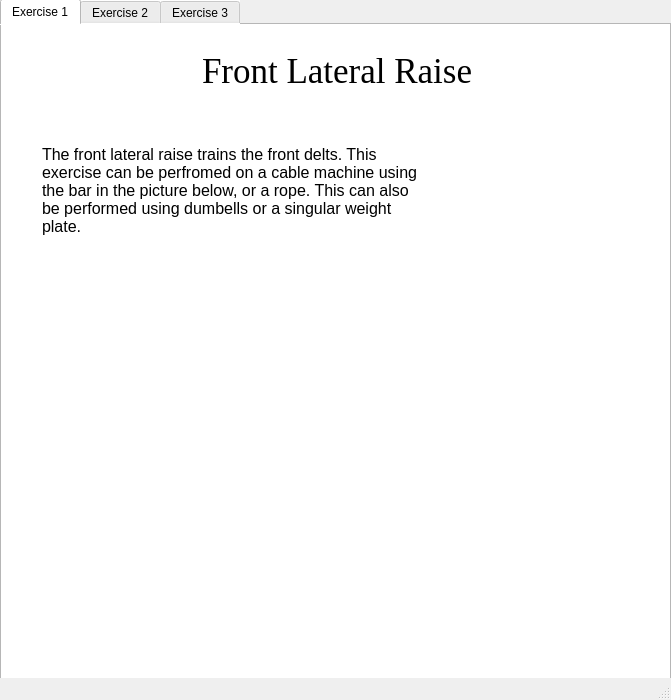
<?xml version="1.0" encoding="UTF-8"?>
<ui version="4.0">
 <class>MainWindow</class>
 <widget class="QMainWindow" name="MainWindow">
  <property name="geometry">
   <rect>
    <x>0</x>
    <y>0</y>
    <width>671</width>
    <height>700</height>
   </rect>
  </property>
  <property name="windowTitle">
   <string>MainWindow</string>
  </property>
  <widget class="QWidget" name="centralwidget">
   <widget class="QTabWidget" name="shoulders_tab_widget">
    <property name="geometry">
     <rect>
      <x>0</x>
      <y>-1</y>
      <width>671</width>
      <height>681</height>
     </rect>
    </property>
    <property name="styleSheet">
     <string notr="true">background-color: rgb(255, 255, 255);</string>
    </property>
    <property name="currentIndex">
     <number>0</number>
    </property>
    <widget class="QWidget" name="tab">
     <attribute name="title">
      <string>Exercise 1</string>
     </attribute>
     <widget class="QLabel" name="sh_exercise_1_title_lbl">
      <property name="geometry">
       <rect>
        <x>200</x>
        <y>10</y>
        <width>381</width>
        <height>71</height>
       </rect>
      </property>
      <property name="font">
       <font>
        <family>Georgia</family>
        <pointsize>26</pointsize>
       </font>
      </property>
      <property name="text">
       <string>Front Lateral Raise</string>
      </property>
     </widget>
     <widget class="QLabel" name="sh_exercise_1_msg_lbl">
      <property name="geometry">
       <rect>
        <x>40</x>
        <y>120</y>
        <width>381</width>
        <height>171</height>
       </rect>
      </property>
      <property name="font">
       <font>
        <pointsize>12</pointsize>
       </font>
      </property>
      <property name="text">
       <string>The front lateral raise trains the front delts. This exercise can be perfromed on a cable machine using the bar in the picture below, or a rope. This can also be performed using dumbells or a singular weight plate.</string>
      </property>
      <property name="alignment">
       <set>Qt::AlignLeading|Qt::AlignLeft|Qt::AlignTop</set>
      </property>
      <property name="wordWrap">
       <bool>true</bool>
      </property>
     </widget>
     <widget class="QLabel" name="sh_exercise_1_lbl">
      <property name="geometry">
       <rect>
        <x>130</x>
        <y>300</y>
        <width>441</width>
        <height>321</height>
       </rect>
      </property>
      <property name="text">
       <string/>
      </property>
      <property name="pixmap">
       <pixmap>../../Pictures/sh_exercise_1.png</pixmap>
      </property>
     </widget>
    </widget>
    <widget class="QWidget" name="tab_2">
     <attribute name="title">
      <string>Exercise 2</string>
     </attribute>
     <widget class="QLabel" name="sh_exercise_2_title_lbl">
      <property name="geometry">
       <rect>
        <x>200</x>
        <y>13</y>
        <width>381</width>
        <height>71</height>
       </rect>
      </property>
      <property name="font">
       <font>
        <family>Georgia</family>
        <pointsize>26</pointsize>
       </font>
      </property>
      <property name="text">
       <string>Side Lateral Raise</string>
      </property>
     </widget>
     <widget class="QLabel" name="sh_exercise_2_msg_lbl">
      <property name="geometry">
       <rect>
        <x>20</x>
        <y>110</y>
        <width>381</width>
        <height>171</height>
       </rect>
      </property>
      <property name="font">
       <font>
        <pointsize>12</pointsize>
       </font>
      </property>
      <property name="text">
       <string>The side lateral raise trains the side delt. This exercise is best to be performed seated with dumbells with the correct form. This exercise can also be performed while standing with dumbells or single handed on a cable machine.</string>
      </property>
      <property name="alignment">
       <set>Qt::AlignLeading|Qt::AlignLeft|Qt::AlignTop</set>
      </property>
      <property name="wordWrap">
       <bool>true</bool>
      </property>
     </widget>
     <widget class="QLabel" name="sh_exercise_2_lbl">
      <property name="geometry">
       <rect>
        <x>20</x>
        <y>310</y>
        <width>611</width>
        <height>321</height>
       </rect>
      </property>
      <property name="text">
       <string/>
      </property>
      <property name="pixmap">
       <pixmap>../../Pictures/sh_exercise_2.png</pixmap>
      </property>
     </widget>
    </widget>
    <widget class="QWidget" name="tab_3">
     <attribute name="title">
      <string>Exercise 3</string>
     </attribute>
     <widget class="QLabel" name="sh_exercise_3_title_lbl">
      <property name="geometry">
       <rect>
        <x>249</x>
        <y>10</y>
        <width>211</width>
        <height>71</height>
       </rect>
      </property>
      <property name="font">
       <font>
        <family>Georgia</family>
        <pointsize>26</pointsize>
       </font>
      </property>
      <property name="text">
       <string>Face Pulls</string>
      </property>
     </widget>
     <widget class="QLabel" name="sh_exercise_2_msg_lbl_2">
      <property name="geometry">
       <rect>
        <x>20</x>
        <y>100</y>
        <width>381</width>
        <height>71</height>
       </rect>
      </property>
      <property name="font">
       <font>
        <pointsize>12</pointsize>
       </font>
      </property>
      <property name="text">
       <string>Face Pulls train the rear delts. This is performed on the cable machine with a rope.</string>
      </property>
      <property name="alignment">
       <set>Qt::AlignLeading|Qt::AlignLeft|Qt::AlignTop</set>
      </property>
      <property name="wordWrap">
       <bool>true</bool>
      </property>
     </widget>
     <widget class="QLabel" name="sh_exercise_3_lbl">
      <property name="geometry">
       <rect>
        <x>30</x>
        <y>269</y>
        <width>611</width>
        <height>321</height>
       </rect>
      </property>
      <property name="text">
       <string/>
      </property>
      <property name="pixmap">
       <pixmap>../../Pictures/sh_exercise_3.png</pixmap>
      </property>
     </widget>
    </widget>
   </widget>
  </widget>
  <widget class="QMenuBar" name="menubar">
   <property name="geometry">
    <rect>
     <x>0</x>
     <y>0</y>
     <width>671</width>
     <height>26</height>
    </rect>
   </property>
  </widget>
  <widget class="QStatusBar" name="statusbar"/>
 </widget>
 <resources/>
 <connections/>
</ui>
